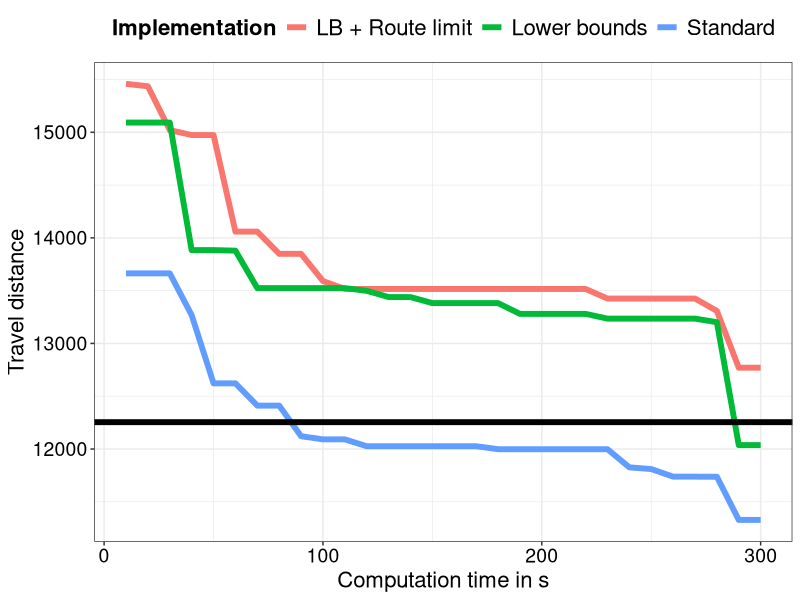
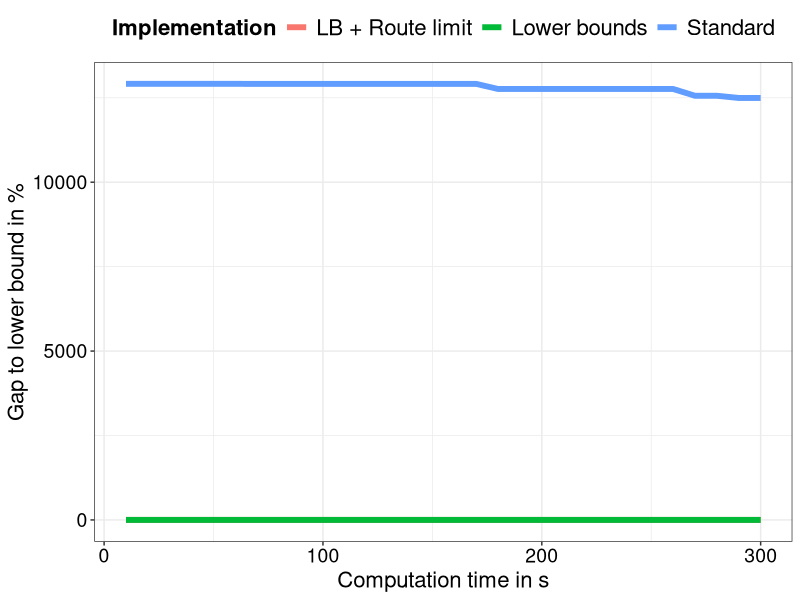

These figures' R source, in order:
convergenceData = read.csv("data/ConvergenceCPLEX_default.csv")

plotData = data.frame(time = rep(convergenceData$runtime, 3), results = c(convergenceData[,2],convergenceData[,3], convergenceData[,4]), 
                      groups = c(rep("Standard", nrow(convergenceData)), rep("Lower bounds", nrow(convergenceData)),
                                 rep("LB + Route limit", nrow(convergenceData))))

require(ggplot2)
pdf("images/cplexconvergence_30cust_naive.pdf")
ggplot(data = plotData, aes(x = time, y = results, group = groups, colour = as.factor(groups))) + geom_line(size = 2) + theme_bw() + 
  theme(legend.text = element_text(size = 16), legend.title = element_text(size = 16, face = "bold"), 
        axis.title = element_text(size = 16, colour = "black"), axis.text = element_text(size = 14, colour = "black"), legend.position = "top") + 
  scale_colour_discrete(name = "Implementation") + 
  xlab("Computation time in s") +
  ylab("Travel distance") + geom_hline(yintercept = 12254, na.rm = FALSE,
                                       show.legend = NA, size = 2)
dev.off()


plotData = data.frame(time = rep(convergenceData$runtime, 3), results = c(convergenceData[,5],convergenceData[,6], convergenceData[,7]), 
                      groups = c(rep("Standard", nrow(convergenceData)), rep("Lower bounds", nrow(convergenceData)),
                                 rep("LB + Route limit", nrow(convergenceData))))

pdf("images/cplexconvergenceGap_30cust_naive.pdf")
ggplot(data = plotData, aes(x = time, y = results, group = groups, colour = as.factor(groups))) + geom_line(size = 2) + theme_bw() + 
  theme(legend.text = element_text(size = 16), legend.title = element_text(size = 16, face = "bold"), 
        axis.title = element_text(size = 16, colour = "black"), axis.text = element_text(size = 14, colour = "black"), legend.position = "top") + 
  scale_colour_discrete(name = "Implementation") + 
  xlab("Computation time in s") +
  ylab("Gap to lower bound in %")
dev.off()